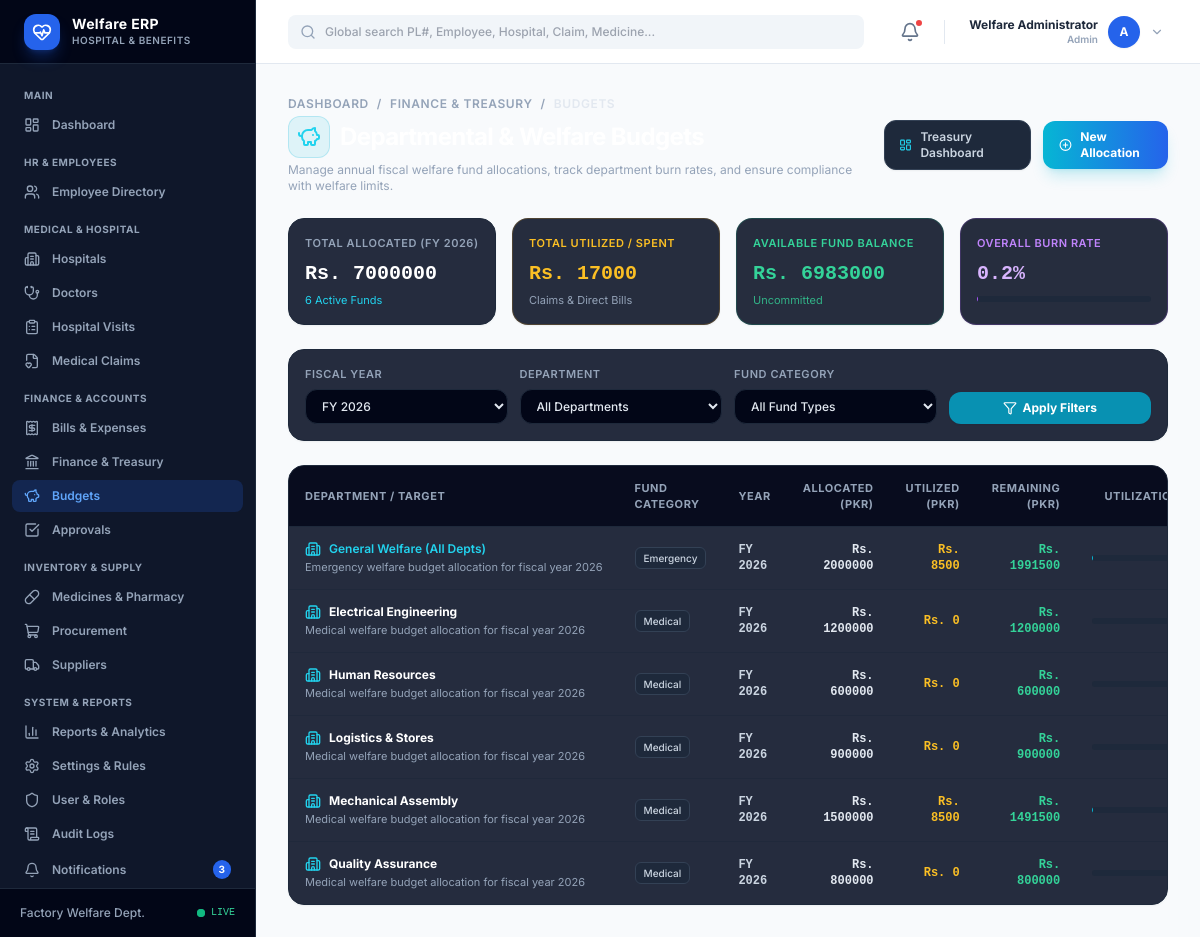
/finance/budgets/ (signed in), run on an earlier commit of the app's database.
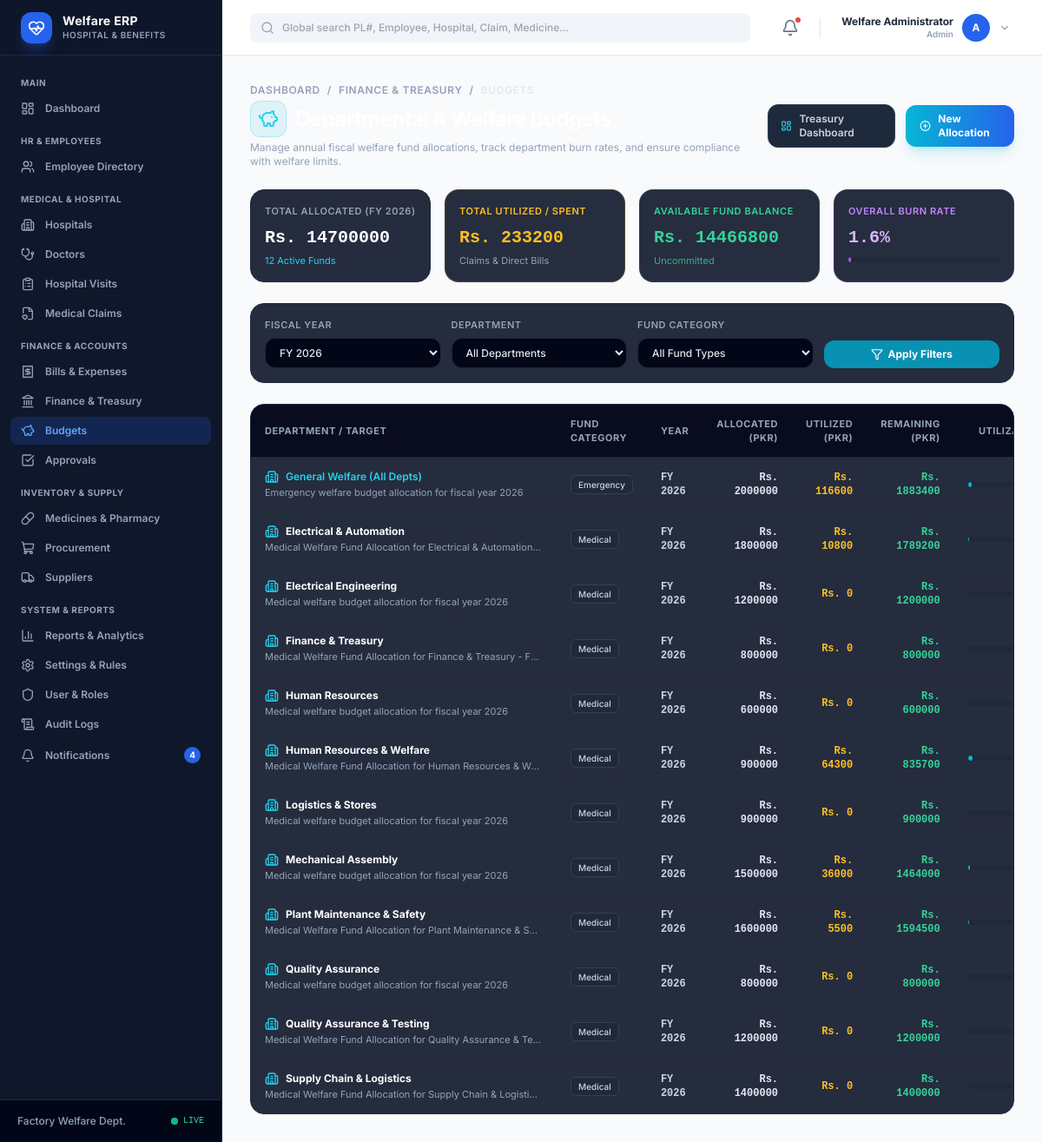
And on a later commit of the database.
### welfare_app/models.py (models this page shows, shortened)
class Budget(models.Model):
    CATEGORY_CHOICES = [
        ('Medical', 'Medical Welfare Fund'),
        ('Operational', 'Operational Welfare'),
        ('Emergency', 'Emergency / Critical Health Fund'),
        ('Pharmacy', 'Pharmacy & Medicine Fund'),
        ('Other', 'Other Welfare Allocation'),
    ]
    year = models.IntegerField(default=2026)
    department = models.ForeignKey(Department, on_delete=models.SET_NULL, null=True, blank=True)
    category = models.CharField(max_length=50, choices=CATEGORY_CHOICES, default='Medical')
    allocated_amount = models.DecimalField(max_digits=15, decimal_places=2, default=0.00)
    start_date = models.DateField(blank=True, null=True)
    end_date = models.DateField(blank=True, null=True)
    description = models.TextField(blank=True, null=True)
    is_active = models.BooleanField(default=True)
    created_at = models.DateTimeField(auto_now_add=True)
    class Meta:
        unique_together = ('year', 'department', 'category')
        ordering = ['-year', 'department__name']
    @property
    def used_amount(self):
        if self.department:
            emp_ids = Employee.objects.filter(department__iexact=self.department.name).values_list('id', flat=True)
            claims_sum = MedicalClaim.objects.filter(
                employee_id__in=emp_ids,
                claim_date__year=self.year,
                claim_status__in=['Approved', 'Partially Approved', 'Paid']
            ).aggregate(total=models.Sum('approved_amount'))['total'] or 0
            return float(claims_sum)
        else:
            all_claims = MedicalClaim.objects.filter(
                claim_date__year=self.year,
                claim_status__in=['Approved', 'Partially Approved', 'Paid']
            ).aggregate(total=models.Sum('approved_amount'))['total'] or 0
            return float(all_claims)
    @property
    def remaining_amount(self):
        return max(0.0, float(self.allocated_amount) - self.used_amount)
    @property
    def utilization_percentage(self):
        if self.allocated_amount > 0:
            return min(100.0, (self.used_amount / float(self.allocated_amount)) * 100)
        return 0.0

class Department(models.Model):
    name = models.CharField(max_length=120, unique=True)
    code = models.CharField(max_length=50, blank=True, null=True)
    description = models.TextField(blank=True, null=True)
    is_active = models.BooleanField(default=True)
    created_at = models.DateTimeField(auto_now_add=True)
    class Meta:
        ordering = ['name']

### welfare_app/views/finance.py (the view)
# urls.py: path('finance/budgets/', views.budget_list, name='budget_list'),
@login_required
def budget_list(request):
    now = timezone.now()
    year = int(request.GET.get('year', now.year))
    dept_id = request.GET.get('department', '').strip()
    category = request.GET.get('category', '').strip()
    budgets = Budget.objects.filter(year=year).select_related('department')
    if dept_id:
        budgets = budgets.filter(department_id=dept_id)
    if category:
        budgets = budgets.filter(category=category)
    all_year_budgets = Budget.objects.filter(year=year)
    total_allocated = all_year_budgets.aggregate(total=Sum('allocated_amount'))['total'] or 0
    active_count = all_year_budgets.filter(is_active=True).count()
    total_used = sum(b.used_amount for b in all_year_budgets)
    total_remaining = max(0.0, float(total_allocated) - total_used)
    overall_pct = (total_used / float(total_allocated) * 100) if total_allocated > 0 else 0
    stats = {
        'total_allocated': total_allocated,
        'total_used': total_used,
        'total_remaining': total_remaining,
        'overall_pct': round(overall_pct, 1),
        'active_count': active_count,
    }
    available_years = Budget.objects.values_list('year', flat=True).distinct().order_by('-year')
    if not available_years:
        available_years = [now.year]
    departments = Department.objects.filter(is_active=True).order_by('name')
    categories = Budget.CATEGORY_CHOICES
    paginator = Paginator(budgets.order_by('department__name', 'category'), 20)
    page_obj = paginator.get_page(request.GET.get('page'))
    return render(request, 'welfare_app/finance/budgets.html', {
        'page_obj': page_obj,
        'year': year,
        'dept_id': dept_id,
        'category': category,
        'stats': stats,
        'available_years': available_years,
        'departments': departments,
        'categories': categories,
        'active_nav': 'budgets',
    })

### welfare_app/context_processors.py (called while the page is built)
def welfare_context(request):
    context = {
        'app_name': 'Welfare ERP',
        'app_subtitle': 'Hospital Management System',
    }
    if request.user.is_authenticated:
        context['unread_notifications_count'] = Notification.objects.filter(
            user=request.user, is_read=False
        ).count()
        try:
            context['user_profile'] = request.user.profile
            context['user_role'] = request.user.profile.role
        except Exception:
            context['user_profile'] = None
            context['user_role'] = 'Admin' if request.user.is_superuser else 'Employee'
    return context

### welfare_app/templatetags/welfare_tags.py (called while the page is built)
@register.simple_tag(takes_context=True)
def is_active_nav(context, nav_name):
    active_nav = context.get('active_nav', '')
    if active_nav == nav_name:
        return 'bg-blue-600/20 text-blue-400'
    return 'text-slate-400 hover:bg-slate-800 hover:text-white'

### welfare_app/utils/helpers.py (called while the page is built)
def get_client_ip(request):
    x_forwarded_for = request.META.get('HTTP_X_FORWARDED_FOR')
    if x_forwarded_for:
        ip = x_forwarded_for.split(',')[0]
    else:
        ip = request.META.get('REMOTE_ADDR')
    return ip

### welfare_app/templates/welfare_app/finance/budgets.html (shortened to what the changed rows need)
{% extends "welfare_app/base.html" %}
{% load static %}
{% block content %}
<div class="space-y-6" x-data="{
    deleteModalOpen: false,
    activeBudgetId: null,
    activeBudgetTitle: '',
    openDelete(id, title) { this.activeBudgetId = id; this.activeBudgetTitle = title; this.deleteModalOpen = true; }
}">
    <div class="flex flex-col md:flex-row md:items-center md:justify-between gap-4">
        <div>
            <h1 class="text-2xl font-bold text-white tracking-tight flex items-center gap-2.5">
                <div class="p-2 rounded-xl bg-cyan-500/10 border border-cyan-500/20 text-cyan-400">
                    <i data-lucide="piggy-bank" class="w-6 h-6"></i>
                </div>
            </h1>
        </div>
    </div>
    <div class="grid grid-cols-2 sm:grid-cols-4 gap-4">
        <div class="bg-slate-900/90 border border-slate-800 rounded-2xl p-4 shadow-sm">
            <div class="text-[11px] font-semibold text-slate-400 uppercase tracking-wider">Total Allocated (FY {{ year }})</div>
            <div class="mt-2 text-xl font-bold text-white font-mono">Rs. {{ stats.total_allocated|floatformat:0 }}</div>
            <div class="text-[11px] text-cyan-400 mt-1">{{ stats.active_count }} Active Funds</div>
        </div>
        <div class="bg-slate-900/90 border border-amber-500/20 rounded-2xl p-4 shadow-sm">
            <div class="text-[11px] font-semibold text-amber-400 uppercase tracking-wider">Total Utilized / Spent</div>
            <div class="mt-2 text-xl font-bold text-amber-400 font-mono">Rs. {{ stats.total_used|floatformat:0 }}</div>
            <div class="text-[11px] text-slate-400 mt-1">Claims & Direct Bills</div>
        </div>
        <div class="bg-slate-900/90 border border-emerald-500/20 rounded-2xl p-4 shadow-sm">
            <div class="text-[11px] font-semibold text-emerald-400 uppercase tracking-wider">Available Fund Balance</div>
            <div class="mt-2 text-xl font-bold text-emerald-400 font-mono">Rs. {{ stats.total_remaining|floatformat:0 }}</div>
            <div class="text-[11px] text-emerald-400/80 mt-1">Uncommitted</div>
        </div>
        <div class="bg-slate-900/90 border border-purple-500/20 rounded-2xl p-4 shadow-sm">
            <div class="text-[11px] font-semibold text-purple-400 uppercase tracking-wider">Overall Burn Rate</div>
            <div class="mt-2 text-xl font-bold text-purple-300 font-mono">{{ stats.overall_pct }}%</div>
            <div class="w-full bg-slate-800 rounded-full h-1.5 mt-2 overflow-hidden">
                <div class="bg-purple-500 h-1.5 rounded-full" style="width: {{ stats.overall_pct }}%"></div>
            </div>
        </div>
    </div>
    <div class="bg-slate-900/90 border border-slate-800 rounded-2xl overflow-hidden shadow-sm">
        <div class="overflow-x-auto">
            <table class="w-full text-left text-xs text-slate-300">
                <thead class="bg-slate-950/80 text-[11px] font-bold text-slate-400 uppercase tracking-wider border-b border-slate-800">
                    <tr>
                        <th class="px-4 py-3.5">Department / Target</th>
                        <th class="px-4 py-3.5">Fund Category</th>
                        <th class="px-4 py-3.5">Year</th>
                        <th class="px-4 py-3.5 text-right">Allocated (PKR)</th>
                        <th class="px-4 py-3.5 text-right">Utilized (PKR)</th>
                        <th class="px-4 py-3.5 text-right">Remaining (PKR)</th>
                        <th class="px-4 py-3.5 text-center">Utilization</th>
                    </tr>
                </thead>
                <tbody class="divide-y divide-slate-800/60">
                    {% for budget in page_obj %}
                    <tr class="hover:bg-slate-800/40 transition">
                        <td class="px-4 py-3.5">
                            <div class="font-bold text-white flex items-center gap-2">
                                <i data-lucide="building-2" class="w-4 h-4 text-cyan-400"></i>
                                {% if budget.department %}{{ budget.department.name }}{% else %}<span class="text-cyan-400 font-semibold">General Welfare (All Depts)</span>{% endif %}
                            </div>
                            {% if budget.description %}
                            <div class="text-[11px] text-slate-400 truncate max-w-xs mt-0.5">{{ budget.description }}</div>
                            {% endif %}
                        </td>
                        <td class="px-4 py-3.5">
                            <span class="inline-flex items-center px-2 py-0.5 rounded-md text-[10px] font-medium bg-slate-800 text-slate-300 border border-slate-700">
                                {{ budget.category }}
                            </span>
                        </td>
                        <td class="px-4 py-3.5 font-mono font-semibold text-slate-300">
                            FY {{ budget.year }}
                        </td>
                        <td class="px-4 py-3.5 text-right font-mono font-bold text-slate-200">
                            Rs. {{ budget.allocated_amount|floatformat:0 }}
                        </td>
                        <td class="px-4 py-3.5 text-right font-mono font-bold text-amber-400">
                            Rs. {{ budget.used_amount|floatformat:0 }}
                        </td>
                        <td class="px-4 py-3.5 text-right font-mono font-bold text-emerald-400">
                            Rs. {{ budget.remaining_amount|floatformat:0 }}
                        </td>
                        <td class="px-4 py-3.5">
                            <div class="flex items-center gap-2 min-w-[100px]">
                                <div class="flex-1 bg-slate-800 rounded-full h-1.5 overflow-hidden">
                                    <div class="{% if budget.utilization_percentage >= 100 %}bg-rose-500{% elif budget.utilization_percentage >= 80 %}bg-amber-500{% else %}bg-cyan-500{% endif %} h-1.5 rounded-full"
                                         style="width: {{ budget.utilization_percentage }}%"></div>
                                </div>
                            </div>
                        </td>
                    </tr>
                    {% endfor %}
                </tbody>
            </table>
        </div>
    </div>
</div>
{% endblock %}

### welfare_app/templates/welfare_app/base.html (shortened to what the changed rows need)
{% load welfare_tags %}
<!DOCTYPE html>
<html lang="en">
<head>
    <script src="https://cdn.tailwindcss.com"></script>
</head>
<body class="bg-slate-50 text-slate-800 antialiased font-sans flex h-screen overflow-hidden" x-data="{ sidebarOpen: false }">
    <aside :class="sidebarOpen ? 'translate-x-0' : '-translate-x-full'"
           class="fixed md:static inset-y-0 left-0 z-50 w-64 bg-slate-900 text-slate-300 flex flex-col justify-between transition-transform duration-300 md:translate-x-0 border-r border-slate-800 flex-shrink-0 h-full">
        <div class="flex flex-col h-full overflow-hidden">
            <a href="{% url 'dashboard' %}" class="flex items-center gap-3 px-6 h-16 bg-slate-950 border-b border-slate-800 hover:bg-slate-900/50 transition">
                <div>
                    <h1 class="font-bold text-white text-sm leading-tight tracking-wide">Welfare ERP</h1>
                </div>
            </a>
            <nav class="flex-1 overflow-y-auto py-3 px-3 space-y-0.5 custom-scrollbar">
                <a href="{% url 'notification_list' %}" class="flex items-center gap-3 px-3 py-2 rounded-lg transition-colors {% is_active_nav 'notifications' %}">
                    <i data-lucide="bell" class="w-4 h-4"></i>
                    <span class="text-xs font-semibold">Notifications</span>
                    {% if unread_notifications_count %}
                    <span class="ml-auto px-1.5 py-0.5 text-[10px] font-bold bg-blue-600 text-white rounded-full">{{ unread_notifications_count }}</span>
                    {% endif %}
                </a>
            </nav>
        </div>
    </aside>
    <div class="flex-1 flex flex-col h-full overflow-hidden min-w-0">
        <main class="flex-1 overflow-y-auto p-4 sm:p-8 bg-slate-50">
            {% block content %}{% endblock %}
        </main>
    </div>
</body>
</html>

What changed in the data, as far as the page shows it:
computed for Budget "Emergency welfare budget allocation for fiscal year 2026": used_amount "8500" → "116600"; remaining_amount "1991500" → "1883400"
added Budget: department.name "Electrical & Automation", description "Medical Welfare Fund Allocation for Electrical & Automation…", category "Medical", year "2026", allocated_amount "1800000", used_amount "10800", remaining_amount "1789200"
added Budget: department.name "Finance & Treasury", description "Medical Welfare Fund Allocation for Finance & Treasury - F…", category "Medical", year "2026", allocated_amount "800000", used_amount "0", remaining_amount "800000"
added Budget: department.name "Human Resources & Welfare", description "Medical Welfare Fund Allocation for Human Resources & W…", category "Medical", year "2026", allocated_amount "900000", used_amount "64300", remaining_amount "835700"
computed for Budget "Mechanical Assembly": used_amount "8500" → "36000"; remaining_amount "1491500" → "1464000"
added Budget: department.name "Plant Maintenance & Safety", description "Medical Welfare Fund Allocation for Plant Maintenance & S…", category "Medical", year "2026", allocated_amount "1600000", used_amount "5500", remaining_amount "1594500"
added Budget: department.name "Quality Assurance & Testing", description "Medical Welfare Fund Allocation for Quality Assurance & Te…", category "Medical", year "2026", allocated_amount "1200000", used_amount "0", remaining_amount "1200000"
added Budget: department.name "Supply Chain & Logistics", description "Medical Welfare Fund Allocation for Supply Chain & Logisti…", category "Medical", year "2026", allocated_amount "1400000", used_amount "0", remaining_amount "1400000"
Also different on the page:
{{ unread_notifications_count }}: "3" → "4"
{{ stats.total_allocated|floatformat:0 }}: "7000000" → "14700000"
{{ stats.active_count }}: "6" → "12"
{{ stats.total_used|floatformat:0 }}: "17000" → "233200"
{{ stats.total_remaining|floatformat:0 }}: "6983000" → "14466800"
{{ stats.overall_pct }}: "0.2" → "1.6"
